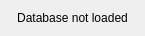
<?xml version="1.0" encoding="UTF-8"?>
<ui version="4.0">
 <class>DBItem</class>
 <widget class="QWidget" name="DBItem">
  <property name="geometry">
   <rect>
    <x>0</x>
    <y>0</y>
    <width>145</width>
    <height>23</height>
   </rect>
  </property>
  <property name="sizePolicy">
   <sizepolicy hsizetype="Minimum" vsizetype="Minimum">
    <horstretch>1</horstretch>
    <verstretch>0</verstretch>
   </sizepolicy>
  </property>
  <layout class="QVBoxLayout" name="verticalLayout">
   <property name="sizeConstraint">
    <enum>QLayout::SetMinimumSize</enum>
   </property>
   <item>
    <widget class="QLabel" name="label_info">
     <property name="sizePolicy">
      <sizepolicy hsizetype="MinimumExpanding" vsizetype="Preferred">
       <horstretch>0</horstretch>
       <verstretch>0</verstretch>
      </sizepolicy>
     </property>
     <property name="text">
      <string>Database not loaded</string>
     </property>
     <property name="textFormat">
      <enum>Qt::RichText</enum>
     </property>
     <property name="alignment">
      <set>Qt::AlignCenter</set>
     </property>
     <property name="wordWrap">
      <bool>true</bool>
     </property>
    </widget>
   </item>
  </layout>
 </widget>
 <resources/>
 <connections/>
</ui>
